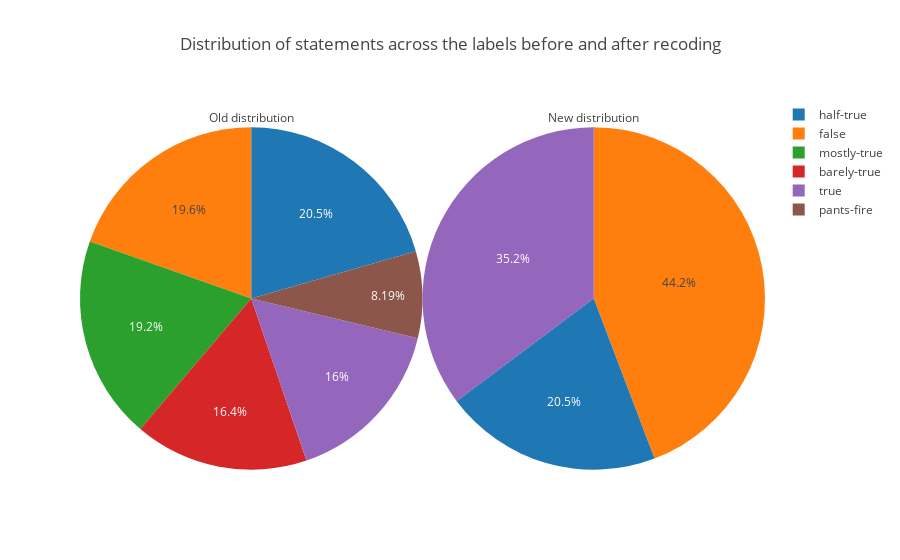

Notebook code cell kept with this figure:
### Code cell
old_labels = Counter(pd.concat([data.df['train'].label, data.df['test'].label, data.df['validation'].label]).values)
new_labels = Counter(
        pd.concat([
            data.df['train'].label.apply(lambda label: recode(label)), 
            data.df['test'].label.apply(lambda label: recode(label)), 
            data.df['validation'].label.apply(lambda label: recode(label))
        ]).values)

charts = [
    go.Pie(
        labels = list(old_labels.keys()),
        values = list(old_labels.values()),
        name = 'Old distribution',
        domain = dict(x=[0,0.5]),
        title = 'Old distribution'
    ), 
    go.Pie(
        labels = list(new_labels.keys()),
        values = list(new_labels.values()),
        name = 'New distribution',
        domain=dict(x=[0.5,1.0]),
        title = 'New distribution'
    ),
]

layout = go.Layout(
    title = 'Distribution of statements across the labels before and after recoding',
)

fig = go.Figure(data = charts, layout = layout)

iplot(fig)

### Figure 1 — Plotly figure (JSON) as saved in the notebook; plotly's stock layout.template omitted (floating-point values rounded to 4 significant figures)
{"data": [{"domain": {"x": [0, 0.5]}, "labels": ["false", "half-true", "mostly-true", "true", "barely-true", "pants-fire"], "name": "Old distribution", "title": {"text": "Old distribution"}, "type": "pie", "uid": "3d209faf-0b94-4a73-af46-0d932dec9f61", "values": [2505, 2626, 2453, 2051, 2102, 1047]}, {"domain": {"x": [0.5, 1]}, "labels": ["false", "half-true", "true"], "name": "New distribution", "title": {"text": "New distribution"}, "type": "pie", "uid": "761045a3-0f39-4ecd-bcb6-d9886bf829da", "values": [5654, 2626, 4504]}], "layout": {"title": {"text": "Distribution of statements across the labels before and after recoding"}}}
